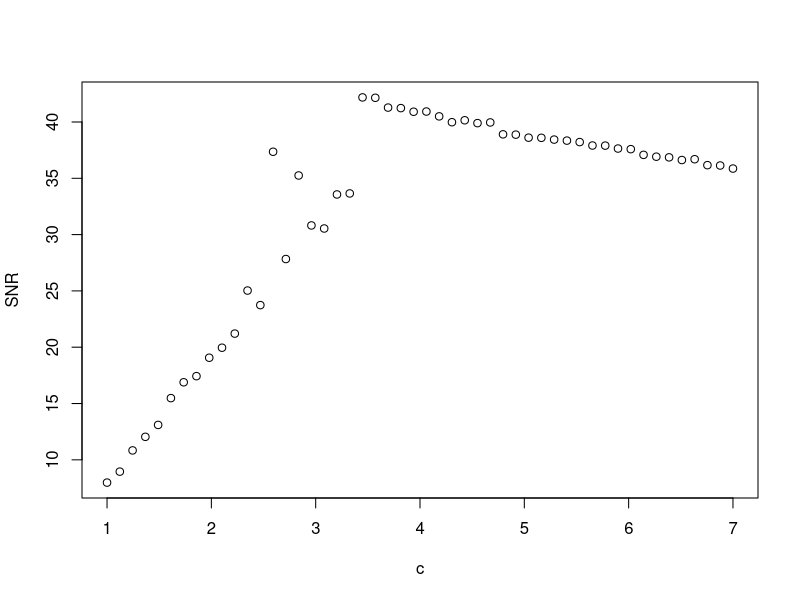

R code for this plot:

quant<-function(v, zell, lower, upper, mitten){
  v<-ifelse(((lower[1:zell]<=v)&(v<upper[1:zell])), mitten[1:zell] , NA) 
}

quantize<- function(x, bits=8, min, max){
  zellen<-2**bits
  step<-max/zellen
  mitten<-seq(step/2, max-step/2, by=step)
  lower<-seq(min, max-step, length.out= zellen)
  lower[1]<- -Inf
  upper<-seq(min+step, max, length.out= zellen)
  upper[zellen]<- Inf
  t<-sapply(x, quant,zell= zellen, lower=lower, upper=upper, mitten= mitten)
  y<-t[!is.na(t[,1:length(x)])]
  return(y)
  
}
decibel<- function(x){
  return(10*log10(var(x)))
}

SNR<-function(x,y){
  return(decibel(x)-decibel(y))
}

GenSNR<- function(x, bits, min, max){
  y<-quantize(x, bits, min, max)
  rausch<- x-y
  return(SNR(x,rausch))
}
normSNR<-function(c){
  normV<-rnorm(1500, 1/2,1/(2*c))
  normSNR<-GenSNR(normV, 8, 0,1)
}

####### b #########
b<-sin(seq(0,pi,length=1500))
b_quant<-quantize(b,min= 0, max=1)
b_quant
b-b_quant

###### d #########
d<-sin(seq(0,pi,length=1500))
dSNR8<- GenSNR(d, 8,0,1)
dSNR12<-GenSNR(d, 12,0,1)
dSNR8
dSNR12
t<-vector(length=10)
t[1]<-(dSNR8)
t[2]<-(dSNR12)



###### e ########
e<-runif(1500, 0,1)
eSNR8<-GenSNR(e, 8, 0,1)
eSNR12<-GenSNR(e,12,0,1)
eSNR8
eSNR12
t[3]<-(eSNR8)
t[4]<-(eSNR12)

##### f ########
f<-rnorm(1500,1/2,1/8)
fSNR8<-GenSNR(f,8,0,1)
fSNR12<-GenSNR(f,12,0,1)
fSNR8
fSNR12
t[5]<-(fSNR8)
t[6]<-(fSNR12)

##### g #######
g<-seq(0,1, length.out = 1500)
gSNR8<-GenSNR(g,8,0,1)
gSNR12<-GenSNR(g,12,0,1)
gSNR8
gSNR12
t[7]<-(gSNR8)
t[8]<-(gSNR12)

##### h #######
h<-runif(1500, 0,1.05)
hSNR8<-GenSNR(h, 8, 0, 1.05)
hSNR12<-GenSNR(h, 12,0, 1.05)
hSNR8
hSNR12
t[9]<-(hSNR8)
t[10]<-(hSNR12)

##### i #####
c<- seq(1,7, length.out = 50)
SNR<-sapply(c, normSNR )
plot(c,SNR)

names(t)<-c("d8  ","d12  ", "e8  ","e12  ","f8  ","f12  ", "g8  ","g12  ", "h8  ", "h12  ")
table(t)



